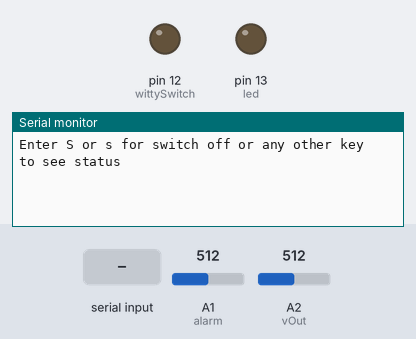
Recording of a sketch running on a simulated Arduino Uno, built with avr-gcc and run on an emulated ATmega328P. On the bench: output pins drawn as LEDs (lit = HIGH), the last lines printed to the serial monitor. Inputs (shaded band) come from the test bench; at power-on: A1 (alarm) = 512, A2 (vOut) = 512.

Above: at 1.2 s.
1.3 s: "1\n" received over Serial
At 2.2 s:
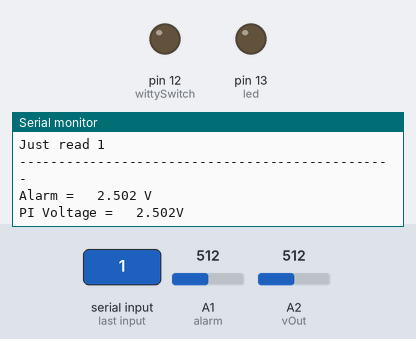
At 4.2 s:
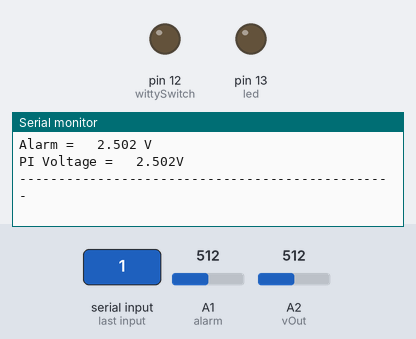

Measured:
- after the input at 1.3 s, the serial monitor: prints a new line at once (image 1)

The sketch:

Witty1.ino
```cpp
//String mode;

String inputString = "";         // a string to hold incoming data
boolean stringComplete = false;  // whether the string is complete

char command;
int led = 13;
int wittySwitch = 12;  // SWITCH = Switch power (switch RPI off if on and vice verse)
int alarm = A1;        // INT = Alarm (active low)
int vOut = A2;        // Vout = RPI Power
float sensorValue;
static char displayValue[15];

unsigned long interval = 500; //default interval is 500 milliseconds

void setup()
{
  pinMode(led, OUTPUT);
  pinMode(wittySwitch, OUTPUT);
  Serial.begin(9600);
  Serial.println("Enter S or s for switch off or any other key to see status");
  digitalWrite(led, LOW);
  digitalWrite(wittySwitch, LOW);
}

void loop()
{
  // Wait until a key is pressed
  while(Serial.available() == 0)
  {
  }

  inputString = "";
  stringComplete = false;
  // Parse the string
  while (!stringComplete && (inputString.length() == 0))
  {
    Serial.println("reading...");
    char inChar = (char)Serial.read();
    inputString += inChar;
    if (inChar == '\n')
    {
      stringComplete = true;
    }
  }

  Serial.println("Just read " + String(inputString));

  Serial.println("------------------------------------------------");
  if(inputString.equalsIgnoreCase(String("s")))
  {
    Serial.println("Flipping switch");
    digitalWrite(led, HIGH);
    digitalWrite(wittySwitch, HIGH);
    delay(interval);
    digitalWrite(led, LOW);
    digitalWrite(wittySwitch, LOW);
  }
  else
  {
    sensorValue = analogRead(alarm) * 5.0/1023;
    dtostrf(sensorValue,7, 3, displayValue);
    Serial.println("Alarm = " + String(displayValue) + " V");
    delay(1);  // Stability

    sensorValue = analogRead(vOut) * 5.0/1023;
    dtostrf(sensorValue,7, 3, displayValue);
    Serial.println("PI Voltage = " + String(displayValue) + "V");
    delay(1);  // Stability

    delay(1000);
  }
  Serial.println("------------------------------------------------");
}
```
